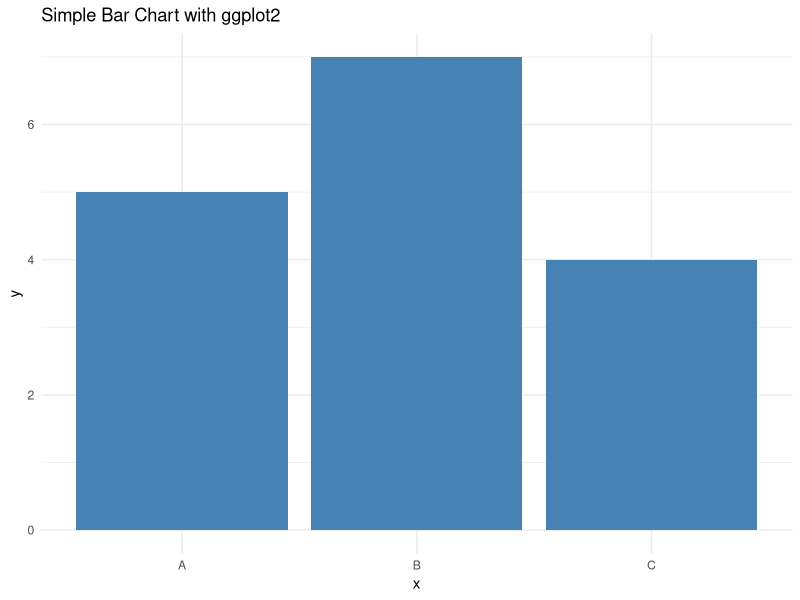

Generate this figure with R:
library(ggplot2)

data <- data.frame(x = c("A", "B", "C"), y = c(5, 7, 4))
p <- ggplot(data, aes(x, y)) + 
  geom_bar(stat = "identity", fill = "steelblue") +
  theme_minimal() +
  ggtitle("Simple Bar Chart with ggplot2")

ggsave('results/675086d5-1a88-4fe7-b3a9-ccdad494c1d9.png', plot=p)